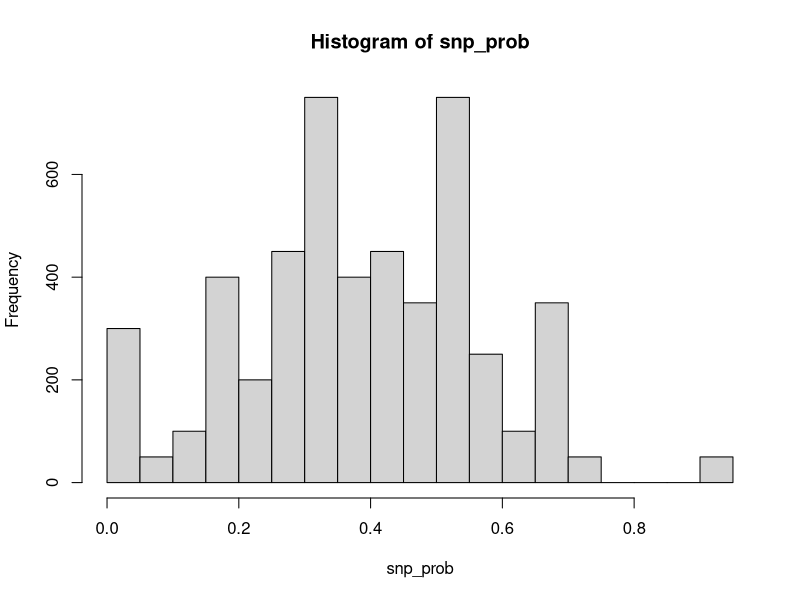
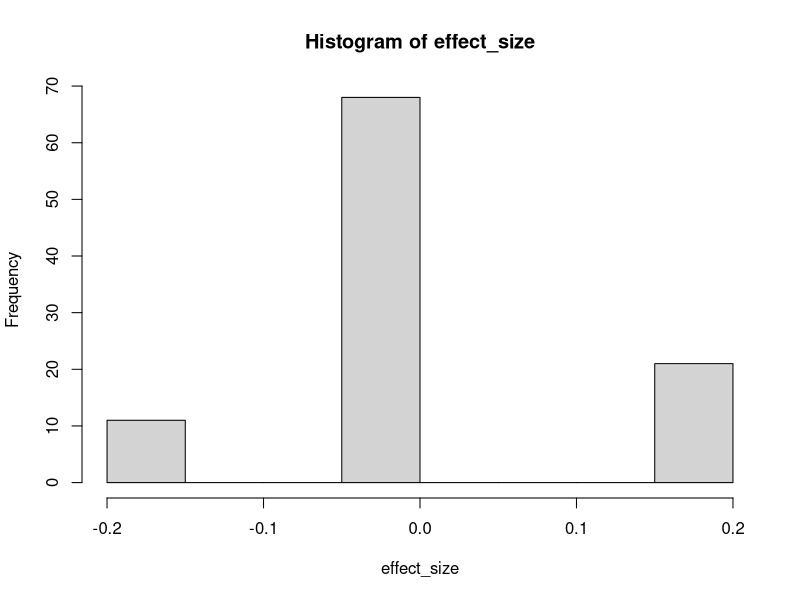
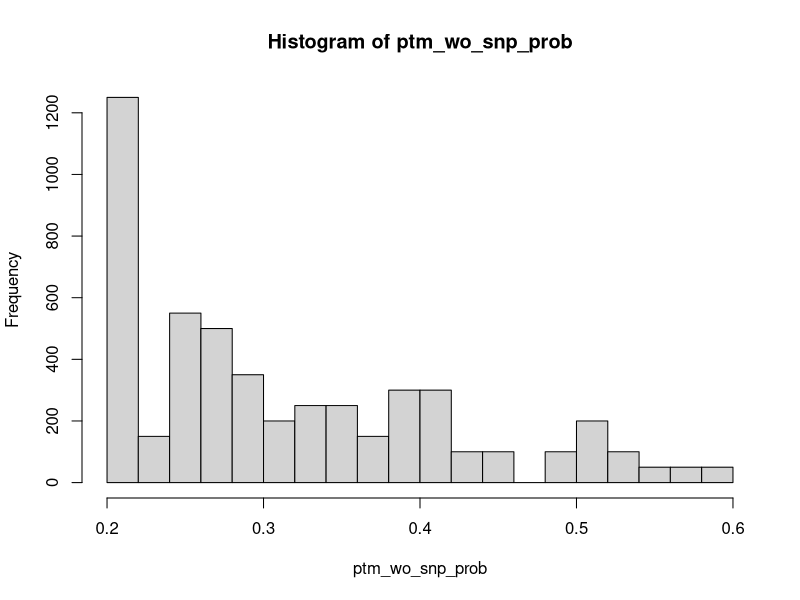
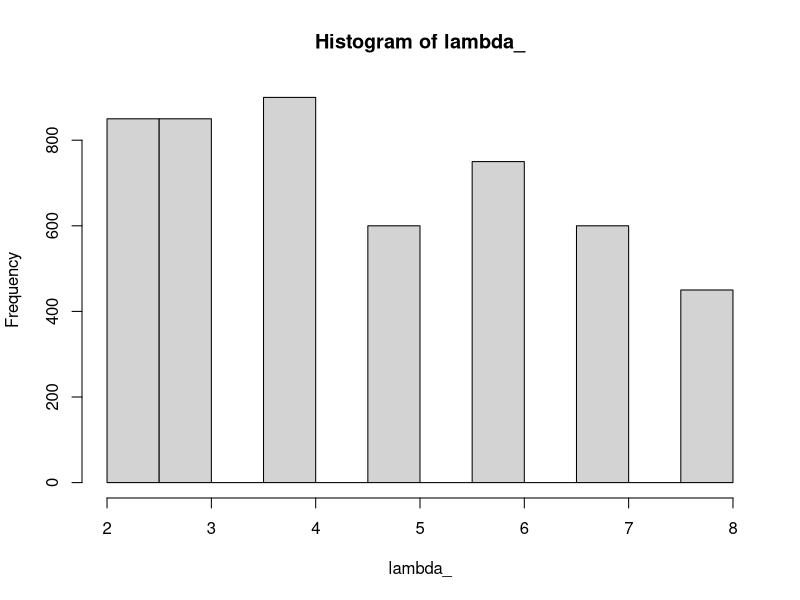
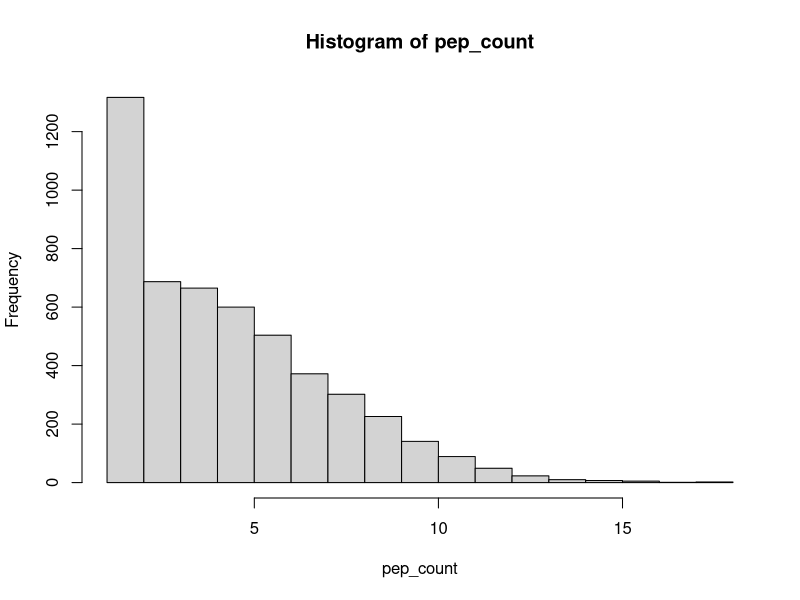
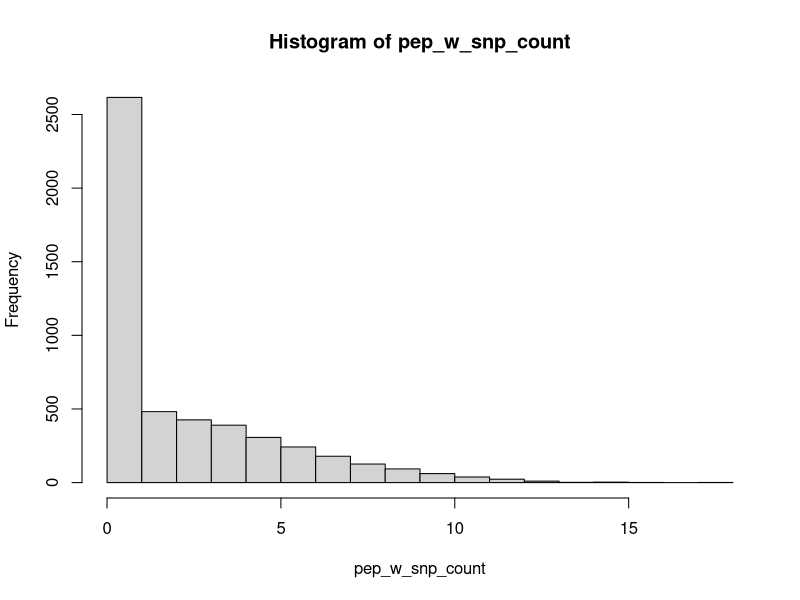
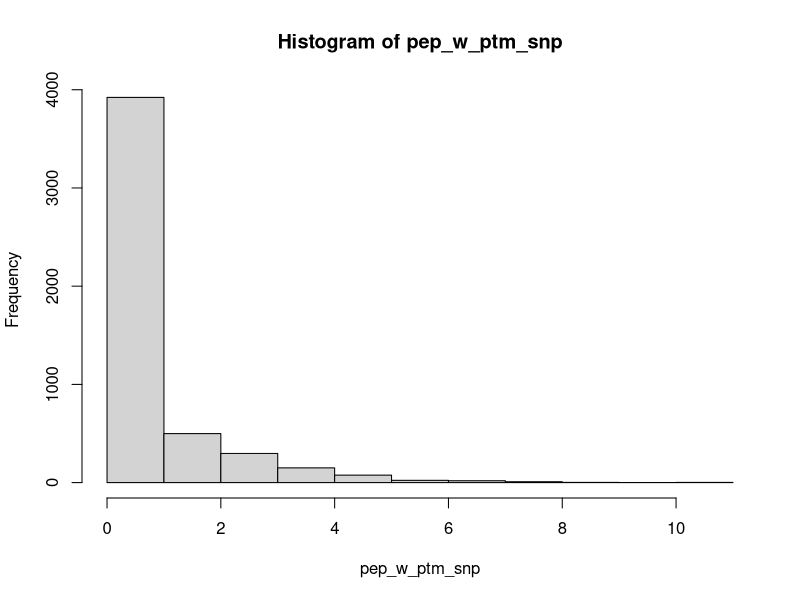
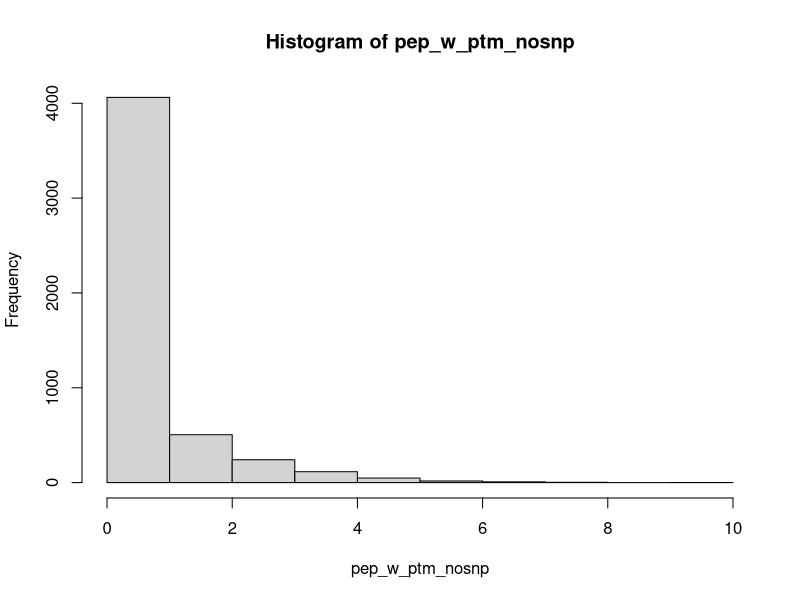

Recreate these plots in R, in order.
## ---- chunk 1
knitr::opts_chunk$set(echo = TRUE)
## ---- chunk 2

library(purrr)
library(MASS)
set.seed(24601)
library(tidyverse)

patient_count <- 50
snp_ptm_id_count <- 100

## ---- chunk 3
#p
snp_prob <- rep(rnorm(snp_ptm_id_count, 0.4, 0.2), patient_count)
snp_prob <- pmax(pmin(1, snp_prob), 0)
hist(snp_prob)

## ---- chunk 4
#z
effect_size <- sample(c(-0.2, 0, 0.2), size = snp_ptm_id_count, replace = TRUE, prob = c(0.15, 0.7, 0.15))
hist(effect_size)

## ---- chunk 5
#probability of PTM without SNP (q)
ptm_wo_snp_prob <- rep(rnorm(snp_ptm_id_count, 0.3, 0.15), patient_count)
ptm_wo_snp_prob <- pmax(pmin(1, ptm_wo_snp_prob), 0.2)
hist(ptm_wo_snp_prob)

## ---- chunk 6
#peptide count parameter
lambda_ <- rep(sample(2:8, size = snp_ptm_id_count, replace = TRUE), patient_count)
hist(lambda_)

## ---- chunk 7
#n
pep_count = rpois(patient_count*snp_ptm_id_count, lambda = lambda_)
pep_count = replace(pep_count, pep_count==0, 1)
hist(pep_count)

## ---- chunk 8
#x
pep_w_snp_count <- numeric(patient_count * snp_ptm_id_count)
for (i in 1:(patient_count*snp_ptm_id_count)) {
  pep_w_snp_count[i] = min(pep_count[i], sample(c(0, 0.5, 1), size = 1, replace = TRUE, prob = c((1 - snp_prob[i])^2, snp_prob[i]^2, max(1 - ((1 - snp_prob[i])^2 + snp_prob[i]^2), 0))))
}
pep_w_snp_count[pep_w_snp_count == 1] <- pep_count[pep_w_snp_count == 1]
pep_w_snp_count[pep_w_snp_count == 0.5] <- rbinom(length(pep_w_snp_count[pep_w_snp_count == 0.5]), pep_count[pep_w_snp_count == 0.5], 0.5)

hist(pep_w_snp_count)

## ---- chunk 9
#y1
pep_w_ptm_snp = rbinom(patient_count * snp_ptm_id_count, pep_w_snp_count, ptm_wo_snp_prob + effect_size)
hist(pep_w_ptm_snp)

## ---- chunk 10
#y2
pep_w_ptm_nosnp = rbinom(patient_count * snp_ptm_id_count, pep_count - pep_w_snp_count, ptm_wo_snp_prob)
hist(pep_w_ptm_nosnp)

## ---- chunk 11

# Convert the data to matrix form, this is the original form
dat = data.frame(snp_ptm_id = rep(1:snp_ptm_id_count, patient_count),
                 patient = rep(1:patient_count, each = snp_ptm_id_count), peptide = pep_count,
                 snp = pep_w_snp_count, non_snp = pep_count - pep_w_snp_count, snp_ptm = pep_w_ptm_snp, non_snp_ptm = pep_w_ptm_nosnp)
dat <- dat %>% mutate(effect_size = effect_size[snp_ptm_id])
dat = as_tibble(dat)
dat

## ---- chunk 12

#x expanded as series of 1s (snp) and 0s (no snp) for new data table
pep_w_snp_long <- numeric(0)
for (i in 1:(patient_count*snp_ptm_id_count)) {
  pep_w_snp_long <- c(pep_w_snp_long, rep(1, pep_w_snp_count[i]), rep(0, pep_count[i] - pep_w_snp_count[i]))
}
hist(pep_w_snp_long)

## ---- chunk 13

#expanded ptm counts for new data table
pep_w_ptm_long <- numeric(0)
for (i in 1:(patient_count * snp_ptm_id_count)) {
  pep_w_ptm_long <- c(pep_w_ptm_long, rep(1, pep_w_ptm_snp[i]), rep(0, pep_w_snp_count[i] - pep_w_ptm_snp[i]), rep(1, pep_w_ptm_nosnp[i]), rep(0, pep_count[i] - (pep_w_snp_count[i] + pep_w_ptm_nosnp[i])))
}
hist(pep_w_ptm_long)

## ---- chunk 14

#original form expanded out by number of peptides
dat_long <- data.frame(snp_ptm_id = rep(rep(1:snp_ptm_id_count, patient_count), pep_count), 
                     patient = rep(rep(1:patient_count, each = snp_ptm_id_count), pep_count),
                     snp = pep_w_snp_long, ptm = pep_w_ptm_long)
dat_long <- dat_long %>% mutate(effect_size = effect_size[snp_ptm_id])
dat_long <- as_tibble(dat_long)
dat_long

## ---- chunk 15

# Convert to a coarser form
dat_coarse = dat
dat_coarse$snp_type = cut(dat_coarse$snp/dat_coarse$peptide, breaks = c(-Inf, 0.33, 0.66, Inf), labels = c(0, 0.5, 1), include.lowest = TRUE)
dat_coarse$snp_type <- (as.numeric(dat_coarse$snp_type) - 1) / 2
dat_coarse$effect_size = dat_coarse$effect_size
dat_coarse$snp_ptm <- (dat_coarse$snp_ptm + dat_coarse$non_snp_ptm) / dat_coarse$peptide
dat_coarse = dat_coarse %>% select(snp_ptm_id, patient, peptide, snp_type, snp_ptm, effect_size)


dat_coarse

## ---- chunk 16

#coarse data linear regression model
coarse_lm_b <- numeric(snp_ptm_id_count)
coarse_lm_pval <- numeric(snp_ptm_id_count)

for (idc in 1:snp_ptm_id_count) {
  subset_data <- subset(dat_coarse, snp_ptm_id == idc)
  if(all(subset_data$snp_ptm == 0) | all(subset_data$snp_type == 0)) {
    coarse_lm_b[idc] <- NA
    coarse_lm_pval[idc] <- NA
  } else {
    coarse_lm <- lm(snp_ptm ~ snp_type, data = subset_data)
    coarse_lm_pval[idc] <- summary(coarse_lm)$coefficients[2,4]
    coarse_lm_b[idc] <- coef(coarse_lm)[2]
  }
}

#coarse data snp-ptm ID vs p-value plot
sig_col <- ifelse(coarse_lm_pval < 0.05, "red", "black")
plot(seq_len(snp_ptm_id_count), coarse_lm_pval, main = "Significance of snp-ptm correlation (coarse)",
     xlab = "snp-ptm id", ylab = "p-value", pch = 20, col = sig_col)
abline(h = 0.05, col = "red4")

## ---- chunk 17

plot(dat_coarse$snp_type, dat_coarse$snp_ptm, main = "normalized snp-ptm count for each snp type (coarse)", xlab = "snp_type", ylab = "snp-ptm count")

plot(1:100, coarse_lm_b, main = "beta of each snp-ptm id (coarse data)", xlab = "snp-ptm_id", ylab = "B-value")

plot(effect_size, coarse_lm_b, main = "beta vs effect size (coarse data)", xlab = "effect_size", ylab = "B-value")

## ---- chunk 18

#old data linear regression model
old_lm_b <- numeric(snp_ptm_id_count)
old_lm_pval <- numeric(snp_ptm_id_count)

for (idc in 1:snp_ptm_id_count) {
  subset_data <- subset(dat_long, snp_ptm_id == idc)
  if(all(subset_data$snp == 0) | all(subset_data$ptm == 0)) {
    old_lm_b[idc] <- NA
    old_lm_pval[idc] <- NA
  } else {
    old_lm <- lm(ptm ~ snp, data = subset_data)
    old_lm_pval[idc] <- summary(old_lm)$coefficients[2,4]
    old_lm_b[idc] <- coef(old_lm)[2]
  }
}

#old data snp-ptm ID vs p-value plot
sig_col_2 <- ifelse(old_lm_pval < 0.05, "blue", "black")
plot(seq_len(snp_ptm_id_count), old_lm_pval, main = "Significance of snp-ptm correlation (old)",
     xlab = "snp-ptm id", ylab = "p-value", pch = 20, col = sig_col_2)
abline(h = 0.05, col = "blue4")

## ---- chunk 19

plot(1:100, old_lm_b, main = "beta of each snp-ptm id (old data)", xlab = "snp-ptm_id", ylab = "B-value")


plot(effect_size, old_lm_b, main = "beta vs effect size (old data)", xlab = "effect_size", ylab = "B-value")

